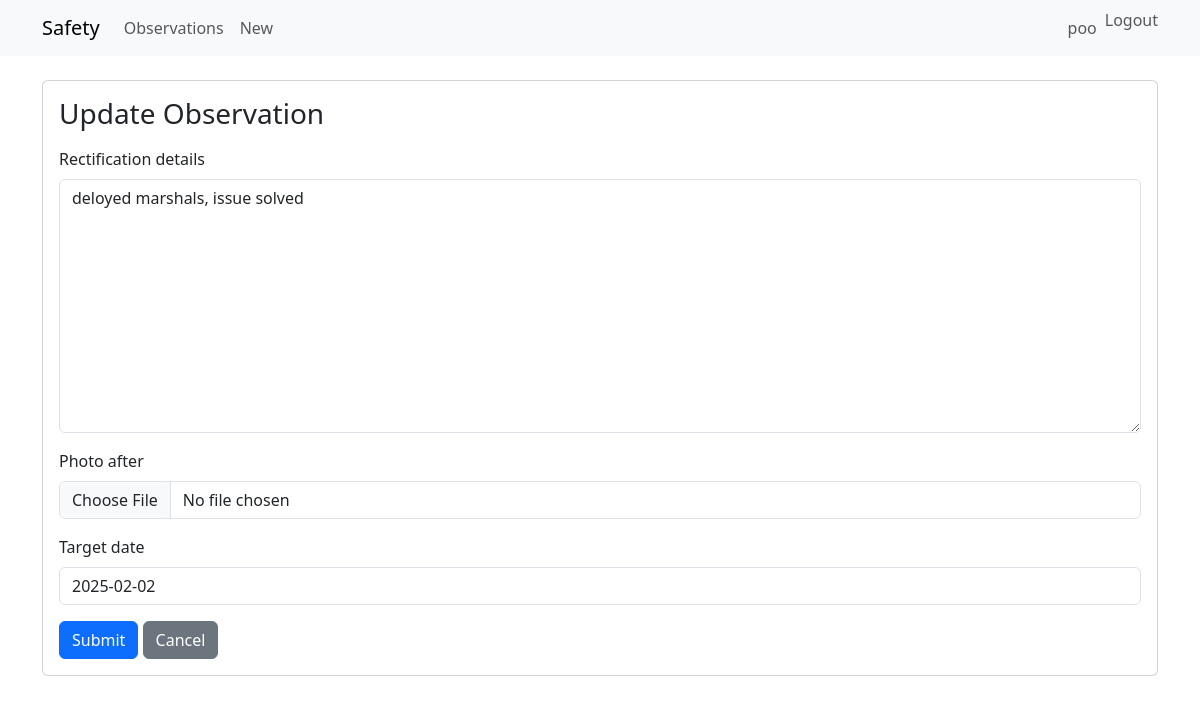
Screenshot of /5/rectify/ (signed in) with the database file from the repository.
### users/models.py (models this page shows, shortened)
class CustomUser(AbstractUser):
    is_observer = models.BooleanField(default=False)
    is_action_owner = models.BooleanField(default=False)
    is_safety_manager = models.BooleanField(default=False)

### observations/models.py (models this page shows, shortened)
class Observation(models.Model):
    SEVERITY_CHOICES = [
        ('LOW','Low'),
        ('MEDIUM','Medium'),
        ('HIGH','High'),
    ]
    STATUS_CHOICES = [
        ('OPEN','Open'),
        ('IN_PROGRESS','In Progress'),
        ('AWAITING_VERIFICATION','Awaiting Verification'),
        ('CLOSED','Closed'),
    ]
    location = models.ForeignKey(Location, on_delete=models.PROTECT, related_name='observations')
    observer = models.ForeignKey(settings.AUTH_USER_MODEL, on_delete=models.SET_NULL, null=True, related_name='observed')
    date_observed = models.DateTimeField(default=timezone.now)
    title = models.CharField(max_length=255)
    description = models.TextField()
    severity = models.CharField(max_length=10, choices=SEVERITY_CHOICES, default='LOW')
    photo_before = models.ImageField(upload_to='observations/before/', blank=True, null=True)
    assigned_to = models.ForeignKey(settings.AUTH_USER_MODEL, on_delete=models.SET_NULL, null=True, blank=True, related_name='assigned_observations')
    status = models.CharField(max_length=30, choices=STATUS_CHOICES, default='OPEN')
    target_date = models.DateField(null=True, blank=True)
    rectification_details = models.TextField(blank=True)
    photo_after = models.ImageField(upload_to='observations/after/', blank=True, null=True)
    date_closed = models.DateTimeField(null=True, blank=True)
    verification_comment = models.TextField(blank=True, null=True)

### observations/views.py (the view, shortened to what this page needs)
# urls.py: path('<int:pk>/rectify/', views.RectificationUpdateView.as_view(), name='rectify'),
class RectificationUpdateView(LoginRequiredMixin, IsAssignedOrManagerMixin, UpdateView):
    model = Observation
    form_class = RectificationForm
    template_name = 'observations/observation_form.html'
    success_url = reverse_lazy('observations:observation_list')
    def test_func(self):
        observation = self.get_object()
        return self.request.user == observation.assigned_to

### observations/forms.py
class RectificationForm(forms.ModelForm):
    class Meta:
        model = Observation
        fields = ['rectification_details','photo_after','target_date']

### observations/templates/observations/observation_form.html (shortened to what this page needs)
{% extends 'base.html' %}
{% load crispy_forms_tags %}
{% block content %}
  <div class="card">
    <div class="card-body">
      <h3 class="card-title mb-3">{% if form.instance.pk %}Update Observation{% else %}New Observation{% endif %}</h3>
      <form method="post" enctype="multipart/form-data">
        {{ form|crispy }}
        <div class="mt-3">
          <button class="btn btn-primary" type="submit">Submit</button>
          <a class="btn btn-secondary" href="{% url 'observations:observation_list' %}">Cancel</a>
        </div>
      </form>
    </div>
  </div>
{% endblock %}

### templates/base.html (shortened to what this page needs)
<!doctype html>
<html lang="en">
  <head>
    <link href="https://cdn.jsdelivr.net/npm/bootstrap@5.3.2/dist/css/bootstrap.min.css" rel="stylesheet">
  </head>
  <body>
    <nav class="navbar navbar-expand-lg navbar-light bg-light mb-4">
      <div class="container">
        <a class="navbar-brand" href="{% url 'observations:observation_list' %}">Safety</a>
        <div class="collapse navbar-collapse" id="navmenu">
          <ul class="navbar-nav me-auto">
            <li class="nav-item"><a class="nav-link" href="{% url 'observations:observation_list' %}">Observations</a></li>
            <li class="nav-item"><a class="nav-link" href="{% url 'observations:create' %}">New</a></li>
          </ul>
          <ul class="navbar-nav">
            {% if user.is_authenticated %}
              <li class="nav-item"><a class="nav-link" href="{% url 'users:profile' %}">{{ user.get_full_name|default:user.username }}</a></li>
              <li class="nav-item">
                <form method="post" action="{% url 'logout' %}" style="display: inline;">
                  <button type="submit" class="btn btn-link nav-link" style="padding: 0; border: none; background: none;">
                    Logout
                  </button>
                </form>
              </li>
            {% else %}
              <li class="nav-item"><a class="nav-link" href="{% url 'login' %}">Login</a></li>
            {% endif %}
          </ul>
        </div>
      </div>
    </nav>
    <div class="container">
      {% block content %}{% endblock %}
    </div>
  </body>
</html>

### rows the page displays
CustomUser: get_full_name "poo"
Observation: rectification_details "deloyed marshals, issue solved", target_date "2025-02-02"
